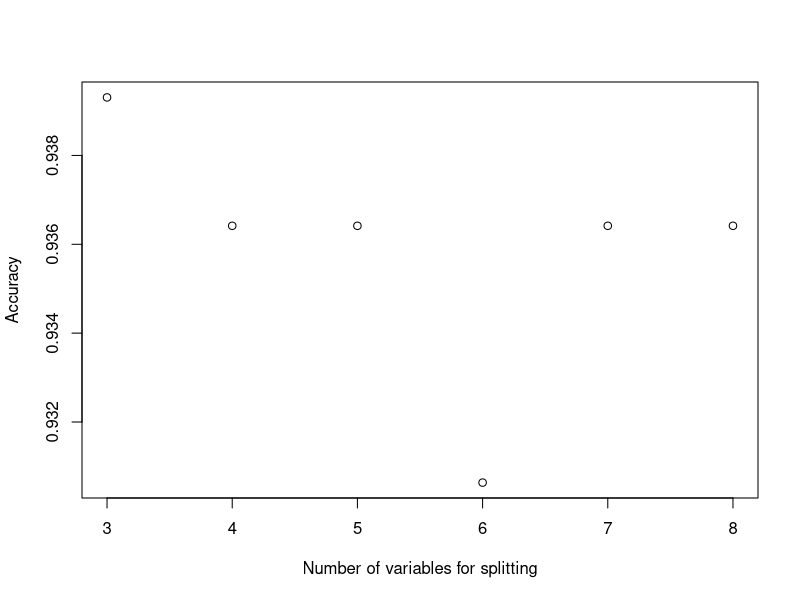

Generate this figure with R: (Note: this script raises an error after producing the figure.)
library(caret)
library(randomForest)
sonarData=read.csv("car.csv",header=T)
train <- sample(nrow(sonarData), 0.8*nrow(sonarData), replace = FALSE)
TrainSet <- sonarData[train,]
ValidSet <- sonarData[-train,]
summary(TrainSet)
summary(ValidSet)
set.seed(7)

# Pick best "mtry" value for Random forest
a=c()
p=2
max=0
for (i in 3:8) {
  model3 <- randomForest(as.factor(shouldBuy) ~ price+maintenance+safety+seats+storage, data = TrainSet, ntree = 500, mtry = i, importance = TRUE)
  predValid <- predict(model3, ValidSet, type = "class")
  a[i-2] = mean(predValid == ValidSet$shouldBuy)
  if(max<a[i-2]){
    max=a[i-2]
    p=i
  }
}
plot(3:8,a ,xlab="Number of variables for splitting",ylab = "Accuracy")


model1 <- randomForest(as.factor(shouldBuy) ~ price+maintenance+safety+seats+storage, data = TrainSet, ntree = 500, mtry = p, importance = TRUE)

predValid <- predict(model1, ValidSet, type = "class")
# Checking classification accuracy
treeCM=table(predValid,ValidSet$shouldBuy)
treeCM
print(paste("accuracy",sum(diag(treeCM))/sum(treeCM),sep=" "))
treeCM=as.data.frame.matrix(table(predValid,ValidSet$shouldBuy))
for(i in colnames(treeCM)){
  print(paste("Recall for", i," is",treeCM[i,i]/sum(treeCM[i]),sep=" "))
  
}

predValid <- predict(model1, ValidSet, type = "prob")

par(mfrow=c(2,2))
plot(roc(ValidSet[,7],predValid[,1]),main="ACC",xlab="Specificity",ylab="Sensitivity")
plot(roc(ValidSet[,7],predValid[,2]),main="GOOD",xlab="Specificity",ylab="Sensitivity")
plot(roc(ValidSet[,7],predValid[,3]),main="UNACC",xlab="Specificity",ylab="Sensitivity")
plot(roc(ValidSet[,7],predValid[,4]),main="VGOOD",xlab="Specificity",ylab="Sensitivity")


